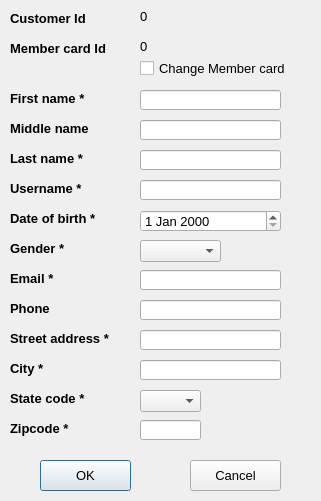
<?xml version="1.0" encoding="UTF-8"?>
<ui version="4.0">
 <class>CustomersAddModifyForm</class>
 <widget class="QDialog" name="CustomersAddModifyForm">
  <property name="geometry">
   <rect>
    <x>0</x>
    <y>0</y>
    <width>321</width>
    <height>501</height>
   </rect>
  </property>
  <property name="font">
   <font>
    <pointsize>10</pointsize>
   </font>
  </property>
  <property name="windowTitle">
   <string>Dialog</string>
  </property>
  <property name="windowIcon">
   <iconset resource="MyResources.qrc">
    <normaloff>:/Images/customer pic.png</normaloff>:/Images/customer pic.png</iconset>
  </property>
  <widget class="QLabel" name="lbllblId">
   <property name="geometry">
    <rect>
     <x>10</x>
     <y>10</y>
     <width>91</width>
     <height>16</height>
    </rect>
   </property>
   <property name="font">
    <font>
     <pointsize>10</pointsize>
     <weight>75</weight>
     <bold>true</bold>
    </font>
   </property>
   <property name="text">
    <string>Customer Id</string>
   </property>
  </widget>
  <widget class="QLabel" name="lblId">
   <property name="geometry">
    <rect>
     <x>140</x>
     <y>10</y>
     <width>47</width>
     <height>13</height>
    </rect>
   </property>
   <property name="text">
    <string>0</string>
   </property>
  </widget>
  <widget class="QLabel" name="label_3">
   <property name="geometry">
    <rect>
     <x>10</x>
     <y>90</y>
     <width>101</width>
     <height>16</height>
    </rect>
   </property>
   <property name="font">
    <font>
     <pointsize>10</pointsize>
     <weight>75</weight>
     <bold>true</bold>
    </font>
   </property>
   <property name="text">
    <string>First name *</string>
   </property>
  </widget>
  <widget class="QLabel" name="label_4">
   <property name="geometry">
    <rect>
     <x>10</x>
     <y>120</y>
     <width>101</width>
     <height>16</height>
    </rect>
   </property>
   <property name="font">
    <font>
     <pointsize>10</pointsize>
     <weight>75</weight>
     <bold>true</bold>
    </font>
   </property>
   <property name="text">
    <string>Middle name</string>
   </property>
  </widget>
  <widget class="QLabel" name="label_5">
   <property name="geometry">
    <rect>
     <x>10</x>
     <y>150</y>
     <width>101</width>
     <height>16</height>
    </rect>
   </property>
   <property name="font">
    <font>
     <pointsize>10</pointsize>
     <weight>75</weight>
     <bold>true</bold>
    </font>
   </property>
   <property name="text">
    <string>Last name *</string>
   </property>
  </widget>
  <widget class="QLabel" name="label_6">
   <property name="geometry">
    <rect>
     <x>10</x>
     <y>180</y>
     <width>101</width>
     <height>16</height>
    </rect>
   </property>
   <property name="font">
    <font>
     <pointsize>10</pointsize>
     <weight>75</weight>
     <bold>true</bold>
    </font>
   </property>
   <property name="text">
    <string>Username *</string>
   </property>
  </widget>
  <widget class="QLabel" name="lbllblMemberCardId">
   <property name="geometry">
    <rect>
     <x>10</x>
     <y>40</y>
     <width>121</width>
     <height>16</height>
    </rect>
   </property>
   <property name="font">
    <font>
     <pointsize>10</pointsize>
     <weight>75</weight>
     <bold>true</bold>
    </font>
   </property>
   <property name="text">
    <string>Member card Id</string>
   </property>
  </widget>
  <widget class="QLabel" name="label_9">
   <property name="geometry">
    <rect>
     <x>10</x>
     <y>210</y>
     <width>101</width>
     <height>16</height>
    </rect>
   </property>
   <property name="font">
    <font>
     <pointsize>10</pointsize>
     <weight>75</weight>
     <bold>true</bold>
    </font>
   </property>
   <property name="text">
    <string>Date of birth *</string>
   </property>
  </widget>
  <widget class="QLabel" name="label_10">
   <property name="geometry">
    <rect>
     <x>10</x>
     <y>240</y>
     <width>101</width>
     <height>16</height>
    </rect>
   </property>
   <property name="font">
    <font>
     <pointsize>10</pointsize>
     <weight>75</weight>
     <bold>true</bold>
    </font>
   </property>
   <property name="text">
    <string>Gender *</string>
   </property>
  </widget>
  <widget class="QLabel" name="label_11">
   <property name="geometry">
    <rect>
     <x>10</x>
     <y>270</y>
     <width>101</width>
     <height>16</height>
    </rect>
   </property>
   <property name="font">
    <font>
     <pointsize>10</pointsize>
     <weight>75</weight>
     <bold>true</bold>
    </font>
   </property>
   <property name="text">
    <string>Email *</string>
   </property>
  </widget>
  <widget class="QLabel" name="label_12">
   <property name="geometry">
    <rect>
     <x>10</x>
     <y>300</y>
     <width>101</width>
     <height>16</height>
    </rect>
   </property>
   <property name="font">
    <font>
     <pointsize>10</pointsize>
     <weight>75</weight>
     <bold>true</bold>
    </font>
   </property>
   <property name="text">
    <string>Phone</string>
   </property>
  </widget>
  <widget class="QLabel" name="label_13">
   <property name="geometry">
    <rect>
     <x>10</x>
     <y>330</y>
     <width>121</width>
     <height>16</height>
    </rect>
   </property>
   <property name="font">
    <font>
     <pointsize>10</pointsize>
     <weight>75</weight>
     <bold>true</bold>
    </font>
   </property>
   <property name="text">
    <string>Street address *</string>
   </property>
  </widget>
  <widget class="QLabel" name="label_14">
   <property name="geometry">
    <rect>
     <x>10</x>
     <y>360</y>
     <width>101</width>
     <height>16</height>
    </rect>
   </property>
   <property name="font">
    <font>
     <pointsize>10</pointsize>
     <weight>75</weight>
     <bold>true</bold>
    </font>
   </property>
   <property name="text">
    <string>City *</string>
   </property>
  </widget>
  <widget class="QLabel" name="label_15">
   <property name="geometry">
    <rect>
     <x>10</x>
     <y>390</y>
     <width>101</width>
     <height>16</height>
    </rect>
   </property>
   <property name="font">
    <font>
     <pointsize>10</pointsize>
     <weight>75</weight>
     <bold>true</bold>
    </font>
   </property>
   <property name="text">
    <string>State code *</string>
   </property>
  </widget>
  <widget class="QLabel" name="label_16">
   <property name="geometry">
    <rect>
     <x>10</x>
     <y>420</y>
     <width>101</width>
     <height>16</height>
    </rect>
   </property>
   <property name="font">
    <font>
     <pointsize>10</pointsize>
     <weight>75</weight>
     <bold>true</bold>
    </font>
   </property>
   <property name="text">
    <string>Zipcode *</string>
   </property>
  </widget>
  <widget class="QLineEdit" name="ledFirstName">
   <property name="geometry">
    <rect>
     <x>140</x>
     <y>90</y>
     <width>141</width>
     <height>20</height>
    </rect>
   </property>
  </widget>
  <widget class="QLineEdit" name="ledMiddleName">
   <property name="geometry">
    <rect>
     <x>140</x>
     <y>120</y>
     <width>141</width>
     <height>20</height>
    </rect>
   </property>
  </widget>
  <widget class="QLineEdit" name="ledLastName">
   <property name="geometry">
    <rect>
     <x>140</x>
     <y>150</y>
     <width>141</width>
     <height>20</height>
    </rect>
   </property>
  </widget>
  <widget class="QLineEdit" name="ledUsername">
   <property name="geometry">
    <rect>
     <x>140</x>
     <y>180</y>
     <width>141</width>
     <height>20</height>
    </rect>
   </property>
  </widget>
  <widget class="QLineEdit" name="ledEmail">
   <property name="geometry">
    <rect>
     <x>140</x>
     <y>270</y>
     <width>141</width>
     <height>20</height>
    </rect>
   </property>
  </widget>
  <widget class="QComboBox" name="cbxGender">
   <property name="geometry">
    <rect>
     <x>140</x>
     <y>240</y>
     <width>81</width>
     <height>22</height>
    </rect>
   </property>
  </widget>
  <widget class="QDateEdit" name="dedDob">
   <property name="geometry">
    <rect>
     <x>140</x>
     <y>210</y>
     <width>141</width>
     <height>22</height>
    </rect>
   </property>
  </widget>
  <widget class="MyLineEdit" name="ledPhone">
   <property name="geometry">
    <rect>
     <x>140</x>
     <y>300</y>
     <width>141</width>
     <height>20</height>
    </rect>
   </property>
  </widget>
  <widget class="QLineEdit" name="ledStreetAddress">
   <property name="geometry">
    <rect>
     <x>140</x>
     <y>330</y>
     <width>141</width>
     <height>20</height>
    </rect>
   </property>
  </widget>
  <widget class="QLineEdit" name="ledCity">
   <property name="geometry">
    <rect>
     <x>140</x>
     <y>360</y>
     <width>141</width>
     <height>20</height>
    </rect>
   </property>
  </widget>
  <widget class="QComboBox" name="cbxStateCode">
   <property name="geometry">
    <rect>
     <x>140</x>
     <y>390</y>
     <width>61</width>
     <height>22</height>
    </rect>
   </property>
  </widget>
  <widget class="QLineEdit" name="ledZipcode">
   <property name="geometry">
    <rect>
     <x>140</x>
     <y>420</y>
     <width>61</width>
     <height>20</height>
    </rect>
   </property>
  </widget>
  <widget class="QPushButton" name="pbtOk">
   <property name="geometry">
    <rect>
     <x>40</x>
     <y>460</y>
     <width>91</width>
     <height>31</height>
    </rect>
   </property>
   <property name="text">
    <string>OK</string>
   </property>
  </widget>
  <widget class="QPushButton" name="pbtCancel">
   <property name="geometry">
    <rect>
     <x>190</x>
     <y>460</y>
     <width>91</width>
     <height>31</height>
    </rect>
   </property>
   <property name="text">
    <string>Cancel</string>
   </property>
  </widget>
  <widget class="QCheckBox" name="chkMemberCardId">
   <property name="geometry">
    <rect>
     <x>140</x>
     <y>60</y>
     <width>151</width>
     <height>17</height>
    </rect>
   </property>
   <property name="text">
    <string>Change Member card</string>
   </property>
  </widget>
  <widget class="QLabel" name="lblMemberCardId">
   <property name="geometry">
    <rect>
     <x>140</x>
     <y>40</y>
     <width>47</width>
     <height>13</height>
    </rect>
   </property>
   <property name="text">
    <string>0</string>
   </property>
  </widget>
 </widget>
 <customwidgets>
  <customwidget>
   <class>MyLineEdit</class>
   <extends>QLineEdit</extends>
   <header location="global">mylineedit.h</header>
  </customwidget>
 </customwidgets>
 <resources>
  <include location="MyResources.qrc"/>
 </resources>
 <connections/>
</ui>
